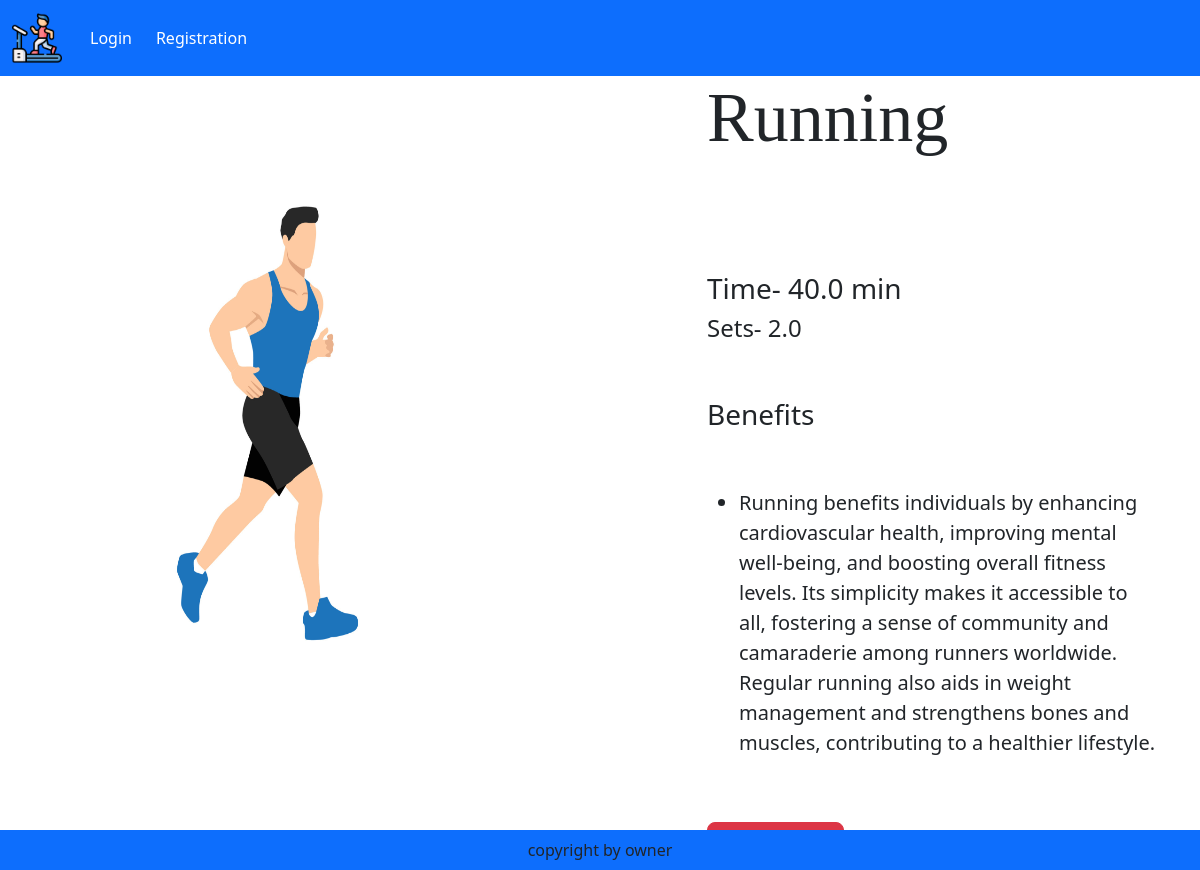
Screenshot of /product-detail/2 with the database file from the repository.
### app/models.py (models this page shows, shortened)
class Product(models.Model):
    title = models.CharField(max_length=100)
    time = models.FloatField()
    sets = models.FloatField()
    description = models.TextField()
    category = models.CharField(choices=CATEGORY_CHOICES, max_length=2)
    product_image = models.ImageField(upload_to='product')

### app/views.py (the view)
# urls.py: path("product-detail/<int:pk>", views.ProductDetail.as_view(),name="product-detail"),
class ProductDetail(View):
    def get(self,request,pk):
        product = Product.objects.get(pk=pk)
        return render(request,"app/productdetail.html",locals())

### app/templates/app/productdetail.html (shortened to what this page needs)
{% extends "app/base.html" %}
{% load static %}
{% block main-content %}
<div class="container">
    <div class="row flex justify-content-between">
        <div class="img2 col-lg-5 mt-5">
           <img src="{{product.product_image.url}}" class="image col-xs-6 col=sm-12 col-lg-12 mt-3 text-sm-center w-100 h-75" alt="Image">
        </div>
           <div class="productdetail col-lg-5">
                <h1 style="font-family: Georgia; font-size: 70px;">{{product.title}}<h1>
                    <br></br>
                 <h3> Time- {{product.time}} min</h3>
                   <h4> Sets- {{product.sets}}</h4>
                       <br></br>
                     <h3>Benefits</h3>
                     <br></br>
                         <ul class="fs-5" style="font-family: Rajdhani:">
                            <li>{{product.description}}</li>
                        </ul>
                    <br></br>
                    <form action="/add-to-progress" class="d-inline">
                        <button type="submit" class="  btn btn-danger  btn-lg text-decoration-none text-white" >Completed</button>
                    </form>
             </div>
    </div>
</div>
{% endblock main-content %}

### rows the page displays
Product: product_image (picture), title "Running", time "40.0", sets "2.0", description "Running benefits individuals by enhancing cardiovascular health, improving mental well-being, and boosting overall fitness levels. Its simplicity makes it accessible to all, fostering a sense of community and camaraderie among runners worldwide. Regular running also aids in weight management and strengthens bones and muscles, contributing to a healthier lifestyle."
